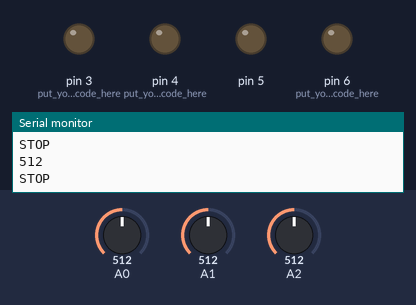
The sketch below on a simulated Arduino Uno, built with avr-gcc and run on an emulated ATmega328P. Parts: output pins drawn as LEDs (lit = HIGH), the last lines printed to the serial monitor. The test bench sets the inputs (shaded band); at power-on: A0 = 512, A2 = 512, A1 = 512.

Above: at 1.2 s.
1.3 s: A0 set to 90
At 2.5 s:
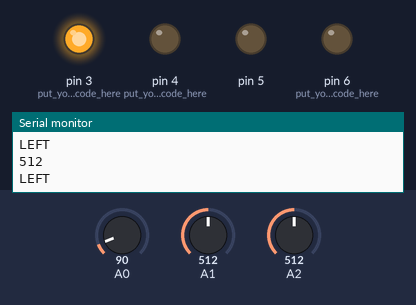
2.8 s: A2 set to 991
4.3 s: A2 set to 1014
7.3 s: A0 set to 110
At 8.5 s:
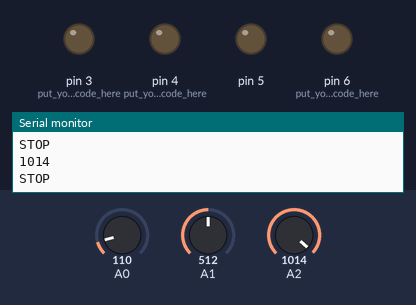
8.8 s: A1 set to 90
At 9.6 s:
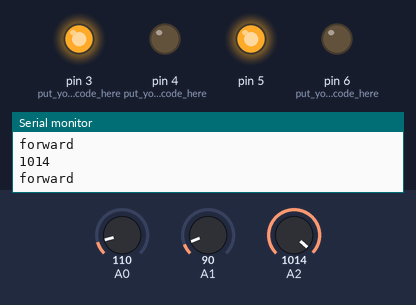
10.3 s: A1 set to 110
At 11.8 s:
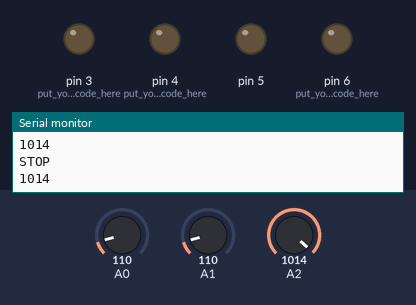
Timing chart, 0 to 12.8 s (numbered marks = the images above; inputs shaded):
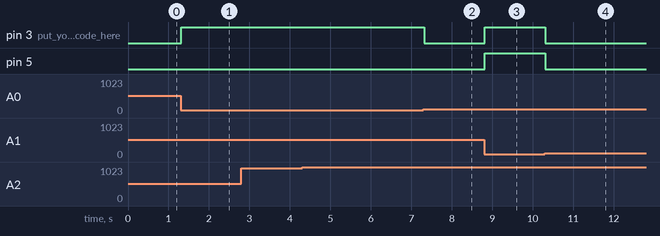

Measured:
- after the input at 1.3 s, pin 3 (put_your_setup_code_here): LOW → HIGH at once
- after the input at 7.3 s, pin 3 (put_your_setup_code_here): HIGH → LOW at once
- after the input at 8.8 s, pin 3 (put_your_setup_code_here), pin 5: LOW → HIGH at once
- after the input at 10.3 s, pin 3 (put_your_setup_code_here), pin 5: HIGH → LOW at once

The sketch:

try.ino
```cpp
void setup() {Serial.begin(9600);
  pinMode(6,OUTPUT);// put your setup code here, to run once:
pinMode(5,OUTPUT);
pinMode(4,OUTPUT);// put your setup code here, to run once:
pinMode(3,OUTPUT);// put your setup code here, to run once:
pinMode(A0,INPUT);
pinMode(A1,INPUT);
pinMode(A2,INPUT);
}

void loop()
{
  int a=analogRead(A0);
    int b=analogRead(A1);
      int c=analogRead(A2);
Serial.println(c);
if (a>=100 &&b<=100&&c>=100)
{
  forward();
  Serial.println("forward");
}
if (a>=100 &&b>=100&&c>=100)
{
  stop1();
  Serial.println("STOP");
}
if (a<=100 &&b>=100&&c>=100)
{
  left();
  Serial.println("LEFT");
}
if (a>=100 &&b>=100&&c<=100)
{
  right();
  Serial.println("RIGHT");
}
}
void forward()

{
digitalWrite(6,LOW);
  digitalWrite(5,HIGH);
   digitalWrite(4,LOW);
    digitalWrite(3,HIGH);
}
void stop1()

{
digitalWrite(6,LOW);
  digitalWrite(5,LOW);
   digitalWrite(4,LOW);
    digitalWrite(3,LOW);
}
void left()

{
digitalWrite(6,LOW);
  digitalWrite(5,LOW);
   digitalWrite(4,LOW);
    digitalWrite(3,HIGH);
}
void right()

{
digitalWrite(6,LOW);
  digitalWrite(5,HIGH);
   digitalWrite(4,LOW);
    digitalWrite(3,LOW);
}
```
